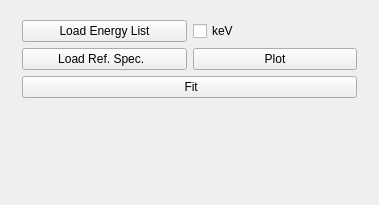
         <widget class="QWidget" name="page_7">
          <property name="geometry">
           <rect>
            <x>0</x>
            <y>0</y>
            <width>379</width>
            <height>205</height>
           </rect>
          </property>
          <attribute name="label">
           <string>XANES Fitting</string>
          </attribute>
          <layout class="QGridLayout" name="gridLayout_10">
           <item row="0" column="0">
            <widget class="QWidget" name="widget_3" native="true">
             <layout class="QGridLayout" name="gridLayout_2">
              <property name="leftMargin">
               <number>11</number>
              </property>
              <property name="rightMargin">
               <number>11</number>
              </property>
              <item row="0" column="0">
               <layout class="QHBoxLayout" name="horizontalLayout_9">
                <item>
                 <widget class="QPushButton" name="pb_elist_xanes">
                  <property name="sizePolicy">
                   <sizepolicy hsizetype="Preferred" vsizetype="Preferred">
                    <horstretch>0</horstretch>
                    <verstretch>0</verstretch>
                   </sizepolicy>
                  </property>
                  <property name="styleSheet">
                   <string notr="true"/>
                  </property>
                  <property name="text">
                   <string>  Load Energy List  </string>
                  </property>
                 </widget>
                </item>
                <item>
                 <widget class="QCheckBox" name="cb_kev_flag">
                  <property name="text">
                   <string>keV</string>
                  </property>
                 </widget>
                </item>
               </layout>
              </item>
              <item row="1" column="0">
               <layout class="QHBoxLayout" name="horizontalLayout_10">
                <item>
                 <widget class="QPushButton" name="pb_ref_xanes">
                  <property name="sizePolicy">
                   <sizepolicy hsizetype="Preferred" vsizetype="Preferred">
                    <horstretch>0</horstretch>
                    <verstretch>0</verstretch>
                   </sizepolicy>
                  </property>
                  <property name="styleSheet">
                   <string notr="true"/>
                  </property>
                  <property name="text">
                   <string>  Load Ref. Spec.    </string>
                  </property>
                 </widget>
                </item>
                <item>
                 <widget class="QPushButton" name="pb_plot_refs">
                  <property name="styleSheet">
                   <string notr="true"/>
                  </property>
                  <property name="text">
                   <string>Plot</string>
                  </property>
                 </widget>
                </item>
               </layout>
              </item>
              <item row="2" column="0">
               <widget class="QPushButton" name="pb_xanes_fit">
                <property name="enabled">
                 <bool>true</bool>
                </property>
                <property name="sizePolicy">
                 <sizepolicy hsizetype="Preferred" vsizetype="Minimum">
                  <horstretch>0</horstretch>
                  <verstretch>0</verstretch>
                 </sizepolicy>
                </property>
                <property name="styleSheet">
                 <string notr="true"/>
                </property>
                <property name="text">
                 <string> Fit</string>
                </property>
               </widget>
              </item>
             </layout>
            </widget>
           </item>
           <item row="1" column="0">
            <spacer name="verticalSpacer">
             <property name="orientation">
              <enum>Qt::Vertical</enum>
             </property>
             <property name="sizeHint" stdset="0">
              <size>
               <width>20</width>
               <height>40</height>
              </size>
             </property>
            </spacer>
           </item>
          </layout>
         </widget>
